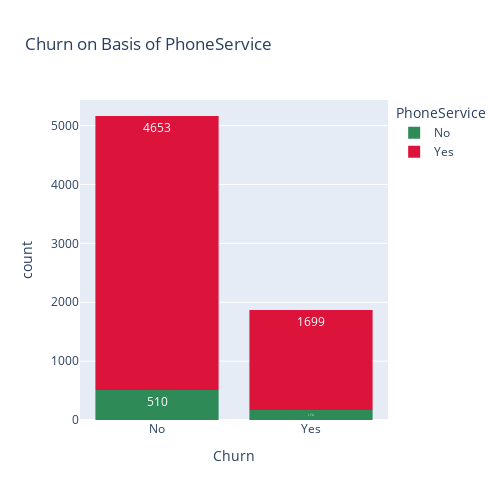

The cell this chart's notebook holds for it:
### Markdown cell above
* Customers who are not Dependents are more likely to churn .
* But Dependenst are very less percent likely to churn.

### Code cell
fig=px.histogram(df,x="Churn" , color="PhoneService" ,text_auto=True,
                  color_discrete_map={"Yes": 'crimson' ,"No" : 'seagreen'},
                  title="Churn on Basis of PhoneService")

fig.update_layout(
    height=500,
    width=500,

    legend_title_text="PhoneService"
)
fig.show()

### Figure 1 — Plotly figure (JSON) as saved in the notebook; plotly's stock layout.template omitted (floating-point values rounded to 4 significant figures; data arrays with more than 128 entries replaced by an {"elided": "..."} marker saying what was removed)
{"data": [{"alignmentgroup": "True", "bingroup": "x", "hovertemplate": "PhoneService=No<br>Churn=%{x}<br>count=%{y}<extra></extra>", "legendgroup": "No", "marker": {"color": "seagreen", "pattern": {"shape": ""}}, "name": "No", "offsetgroup": "No", "orientation": "v", "showlegend": true, "texttemplate": "%{value}", "type": "histogram", "x": {"elided": "680 str values"}, "xaxis": "x", "yaxis": "y"}, {"alignmentgroup": "True", "bingroup": "x", "hovertemplate": "PhoneService=Yes<br>Churn=%{x}<br>count=%{y}<extra></extra>", "legendgroup": "Yes", "marker": {"color": "crimson", "pattern": {"shape": ""}}, "name": "Yes", "offsetgroup": "Yes", "orientation": "v", "showlegend": true, "texttemplate": "%{value}", "type": "histogram", "x": {"elided": "6352 str values"}, "xaxis": "x", "yaxis": "y"}], "layout": {"barmode": "relative", "height": 500, "legend": {"title": {"text": "PhoneService"}, "tracegroupgap": 0}, "title": {"text": "Churn on Basis of PhoneService"}, "width": 500, "xaxis": {"anchor": "y", "autorange": true, "domain": [0, 1], "range": [-0.5, 1.5], "title": {"text": "Churn"}, "type": "category"}, "yaxis": {"anchor": "x", "autorange": true, "domain": [0, 1], "range": [0, 5435.0], "title": {"text": "count"}}}}
